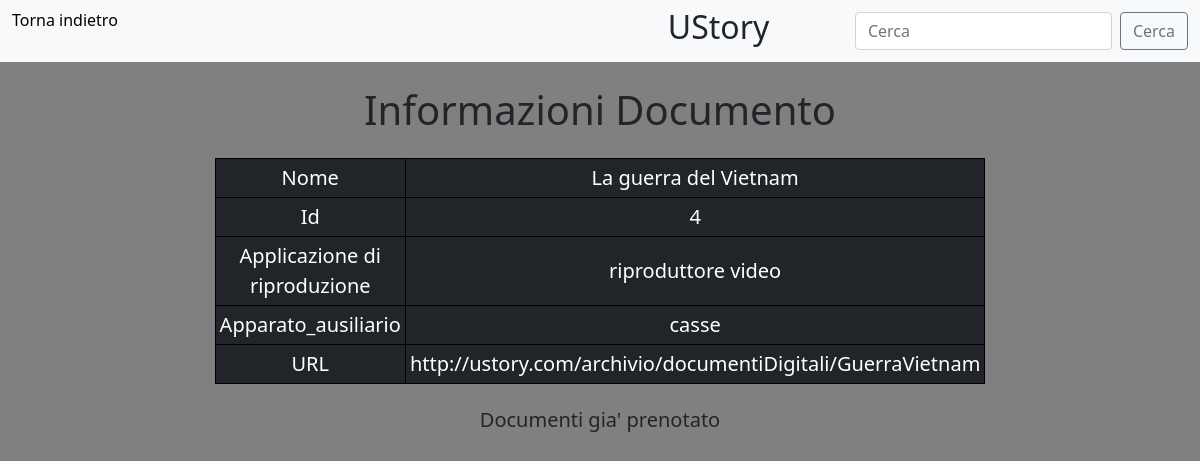
/documento_digitale.php?id=4, run on the app's committed database.
### tables this page shows
CREATE TABLE `documento_digitale` (
  `URL` char(60) NOT NULL,
  `id_documento` int(11) NOT NULL,
  `nome` char(40) NOT NULL,
  `applicazione_riproduzione` char(30) NOT NULL,
  `apparato_ausiliiario` char(30) DEFAULT 'nessuno'
);

CREATE TABLE `archivio` (
  `id_documento` int(11) NOT NULL,
  `nome_documento` char(60) NOT NULL,
  `tipo_documento` char(10) NOT NULL
);

### documento_digitale.php (the view, shortened to what this page needs)
<!DOCTYPE html>
<html>
    <head>
        <link href="https://cdn.jsdelivr.net/npm/bootstrap@5.0.1/dist/css/bootstrap.min.css" rel="stylesheet">
    </head>
    <body>
         <?php
            echo '<link rel="stylesheet" type="text/css" href="css/bootstrap.css">';
        $mysqli = new mysqli('localhost', 'root', '', 'gestionedocumentistorici');
        $email=$_SESSION["email"];
        ?>
        <nav class="navbar navbar-expand-lg navbar-light bg-light" >
  <div class="container-fluid">
    <div class="collapse navbar-collapse" id="navbarSupportedContent" style="text-align: center">
      <ul class="navbar-nav me-auto mb-2 mb-lg-0">
        <li class="nav-item">
          <?php
         if(is_null($email)){
            echo"<a href='index.php' style='color: black' >Torna indietro<a>";
        }else {
        echo" <a href='homeManutentore.php' style='color: black'>Torna indietro<a>";
        }
        ?>
        </li>
        <h2 style="padding-left: 550px">UStory</h2>
      </ul>
        <form  action="ricerca.php" method="POST" class="d-flex">
        <input class="form-control me-2" name="nome" type="text" placeholder="Cerca" aria-label="Search">
        <button class="btn btn-outline-secondary" type="submit" >Cerca</button>
      </form>
    </div>
  </div>
</nav>
        <br>
        <h3>Informazioni Documento</h3>
        <?php
        $id = $_GET['id'];
        $date = date('Y-m-d');
        $documenti_digitale = $mysqli->query("SELECT archivio.id_documento, documento_digitale.applicazione_riproduzione, documento_digitale.apparato_ausiliiario, documento_digitale.URL,documento_digitale.nome AS 'Nome documento' FROM `archivio`, documento_digitale WHERE archivio.id_documento=documento_digitale.id_documento AND archivio.id_documento=$id");
        $documento_digitale = $documenti_digitale->fetch_array(MYSQLI_ASSOC);
        $id = $documento_digitale["id_documento"];
        $nome = $documento_digitale["Nome documento"];
        $applicazione_riproduzione = $documento_digitale["applicazione_riproduzione"];
        $apparato_ausiliiario = $documento_digitale["apparato_ausiliiario"];
        $URL = $documento_digitale["URL"];
        echo '<br>';
        echo '<table class="table-sm">';
        echo '<tr>';
        echo "<td>Nome</td>";
        echo "<td>$nome</td>";
        echo '</tr>';
        echo '<tr>';
        echo "<td>Id</td>";
        echo "<td>$id</td>";
        echo '</tr>';
        echo '<tr>';
        echo "<td>Applicazione di riproduzione</td>";
        echo "<td>$applicazione_riproduzione</td>";
        echo '</tr>';
        echo '<tr>';
        echo "<td>Apparato_ausiliario</td>";
        echo "<td>$apparato_ausiliiario</td>";
        echo '</tr>';
        echo '<tr>';
        echo "<td>URL</td>";
        echo "<td>$URL</td>";
        echo '</tr>';
        echo '</table>';
        echo '<br>';
        $codici_prestiti = $mysqli->query("SELECT `cod_prestito` FROM `prenotazioni_e_prestiti` WHERE id_documento=$id");
        $codice_prestito = $codici_prestiti->fetch_array(MYSQLI_NUM);
        $date_prestiti = $mysqli->query("SELECT `data` FROM `prenotazioni_e_prestiti` WHERE id_documento=$id");
        $data_prestito = $date_prestiti->fetch_array(MYSQLI_NUM);
        $href = "paginaPrenotazione.php?id=$id";
        if(is_null($email)){
        if (empty($codice_prestito) || $data_prestito < $date) {
            echo"<h4 style='font-size: 20px'>Vuoi prenotare il documento? compila il form e verificheremo la richiesta!</h4>";
            echo "<a href=$href>";
            echo '<button>';
            echo "prenota";
            echo "</button>";
            echo"</a>";
        } else {
            echo "<h4 style='font-size: 20px'>";
            echo "Documenti gia' prenotato";
            echo "</h4>";
        }
        }
        ?>
    </body>
</html>

### data on the page
documento_digitale: nome "La guerra del Vietnam", id_documento.id_documento "4", applicazione_riproduzione "riproduttore video", apparato_ausiliiario "casse", URL "http://ustory.com/archivio/documentiDigitali/GuerraVietnam"
